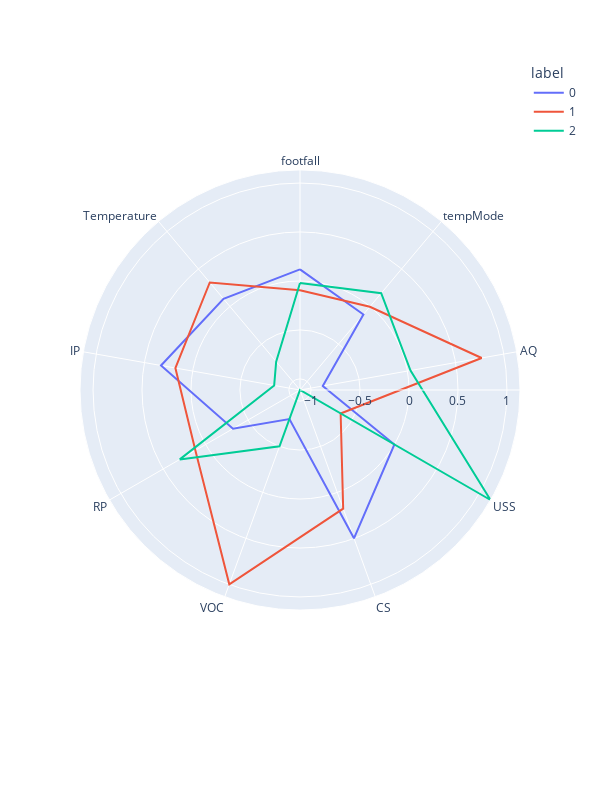

Source (notebook cell):
### Markdown cell above
Ahora toca interpretar lo que Kmeans ha realizado. Recordemos que el objetivo de KMeans es encontrar patrones en los datos.

Lo primero que vamos a realizar es un gráfico para visualizar los clústers que ha creado con base en las variables utilizadas para crearlos.

### Code cell
import plotly.express as px

clusters = pd.DataFrame(X,columns=df.columns)
clusters['label'] = kmeansmodel.labels_
polar = clusters.groupby("label").mean().reset_index()
polar = pd.melt(polar,id_vars=["label"])
fig4 = px.line_polar(polar, r="value", theta="variable", color="label", line_close=True,height=800,width=600)
fig4.show()

### Figure 1 — Plotly figure (JSON) as saved in the notebook; plotly's stock layout.template omitted (floating-point values rounded to 4 significant figures)
{"data": [{"hovertemplate": "label=0<br>value=%{r}<br>variable=%{theta}<extra></extra>", "legendgroup": "0", "line": {"color": "#636efa", "dash": "solid"}, "marker": {"symbol": "circle"}, "mode": "lines", "name": "0", "r": [0.1184, -0.1062, -0.8774, -0.000353, 0.4982, -0.798, -0.3231, 0.3279, 0.1017, 0.1184], "showlegend": true, "subplot": "polar", "theta": ["footfall", "tempMode", "AQ", "USS", "CS", "VOC", "RP", "IP", "Temperature", "footfall"], "type": "scatterpolar"}, {"hovertemplate": "label=1<br>value=%{r}<br>variable=%{theta}<extra></extra>", "legendgroup": "1", "line": {"color": "#EF553B", "dash": "solid"}, "marker": {"symbol": "circle"}, "mode": "lines", "name": "1", "r": [-0.09442, -0.003365, 0.77, -0.6342, 0.1759, 0.9978, 0.12, 0.1789, 0.32, -0.09442], "showlegend": true, "subplot": "polar", "theta": ["footfall", "tempMode", "AQ", "USS", "CS", "VOC", "RP", "IP", "Temperature", "footfall"], "type": "scatterpolar"}, {"hovertemplate": "label=2<br>value=%{r}<br>variable=%{theta}<extra></extra>", "legendgroup": "2", "line": {"color": "#00cc96", "dash": "solid"}, "marker": {"symbol": "circle"}, "mode": "lines", "name": "2", "r": [-0.02142, 0.1765, 0.03261, 1.133, -1.114, -0.5017, 0.3042, -0.8457, -0.7347, -0.02142], "showlegend": true, "subplot": "polar", "theta": ["footfall", "tempMode", "AQ", "USS", "CS", "VOC", "RP", "IP", "Temperature", "footfall"], "type": "scatterpolar"}], "layout": {"height": 800, "legend": {"title": {"text": "label"}, "tracegroupgap": 0}, "margin": {"t": 60}, "polar": {"angularaxis": {"direction": "clockwise", "rotation": 90}, "domain": {"x": [0, 1], "y": [0, 1]}}, "width": 600}}
